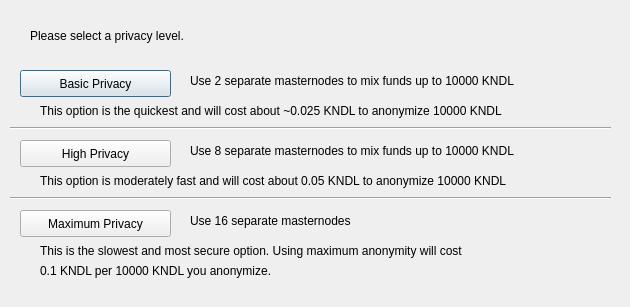
<?xml version="1.0" encoding="UTF-8"?>
<ui version="4.0">
 <class>ObfuscationConfig</class>
 <widget class="QDialog" name="ObfuscationConfig">
  <property name="geometry">
   <rect>
    <x>0</x>
    <y>0</y>
    <width>630</width>
    <height>307</height>
   </rect>
  </property>
  <property name="windowTitle">
   <string>Configure Obfuscation</string>
  </property>
  <widget class="QPushButton" name="buttonBasic">
   <property name="geometry">
    <rect>
     <x>20</x>
     <y>70</y>
     <width>151</width>
     <height>27</height>
    </rect>
   </property>
   <property name="text">
    <string>Basic Privacy</string>
   </property>
  </widget>
  <widget class="QPushButton" name="buttonHigh">
   <property name="geometry">
    <rect>
     <x>20</x>
     <y>140</y>
     <width>151</width>
     <height>27</height>
    </rect>
   </property>
   <property name="text">
    <string>High Privacy</string>
   </property>
  </widget>
  <widget class="QPushButton" name="buttonMax">
   <property name="geometry">
    <rect>
     <x>20</x>
     <y>210</y>
     <width>151</width>
     <height>27</height>
    </rect>
   </property>
   <property name="text">
    <string>Maximum Privacy</string>
   </property>
  </widget>
  <widget class="QLabel" name="label">
   <property name="geometry">
    <rect>
     <x>30</x>
     <y>20</y>
     <width>571</width>
     <height>31</height>
    </rect>
   </property>
   <property name="text">
    <string>Please select a privacy level.</string>
   </property>
  </widget>
  <widget class="QLabel" name="label_2">
   <property name="geometry">
    <rect>
     <x>190</x>
     <y>70</y>
     <width>421</width>
     <height>21</height>
    </rect>
   </property>
   <property name="text">
    <string>Use 2 separate masternodes to mix funds up to 10000 KNDL</string>
   </property>
  </widget>
  <widget class="QLabel" name="label_3">
   <property name="geometry">
    <rect>
     <x>190</x>
     <y>140</y>
     <width>411</width>
     <height>21</height>
    </rect>
   </property>
   <property name="text">
    <string>Use 8 separate masternodes to mix funds up to 10000 KNDL</string>
   </property>
  </widget>
  <widget class="QLabel" name="label_4">
   <property name="geometry">
    <rect>
     <x>190</x>
     <y>210</y>
     <width>421</width>
     <height>21</height>
    </rect>
   </property>
   <property name="text">
    <string>Use 16 separate masternodes</string>
   </property>
  </widget>
  <widget class="QLabel" name="label_6">
   <property name="geometry">
    <rect>
     <x>40</x>
     <y>100</y>
     <width>561</width>
     <height>21</height>
    </rect>
   </property>
   <property name="text">
    <string>This option is the quickest and will cost about ~0.025 KNDL to anonymize 10000 KNDL</string>
   </property>
  </widget>
  <widget class="QLabel" name="label_7">
   <property name="geometry">
    <rect>
     <x>40</x>
     <y>170</y>
     <width>561</width>
     <height>21</height>
    </rect>
   </property>
   <property name="text">
    <string>This option is moderately fast and will cost about 0.05 KNDL to anonymize 10000 KNDL</string>
   </property>
  </widget>
  <widget class="QLabel" name="label_8">
   <property name="geometry">
    <rect>
     <x>40</x>
     <y>240</y>
     <width>561</width>
     <height>21</height>
    </rect>
   </property>
   <property name="text">
    <string>This is the slowest and most secure option. Using maximum anonymity will cost</string>
   </property>
  </widget>
  <widget class="QLabel" name="label_9">
   <property name="geometry">
    <rect>
     <x>40</x>
     <y>260</y>
     <width>561</width>
     <height>21</height>
    </rect>
   </property>
   <property name="text">
    <string>0.1 KNDL per 10000 KNDL you anonymize.</string>
   </property>
  </widget>
  <widget class="Line" name="line">
   <property name="geometry">
    <rect>
     <x>10</x>
     <y>120</y>
     <width>601</width>
     <height>16</height>
    </rect>
   </property>
   <property name="orientation">
    <enum>Qt::Horizontal</enum>
   </property>
  </widget>
  <widget class="Line" name="line_2">
   <property name="geometry">
    <rect>
     <x>10</x>
     <y>190</y>
     <width>601</width>
     <height>16</height>
    </rect>
   </property>
   <property name="orientation">
    <enum>Qt::Horizontal</enum>
   </property>
  </widget>
 </widget>
 <resources/>
 <connections/>
</ui>
